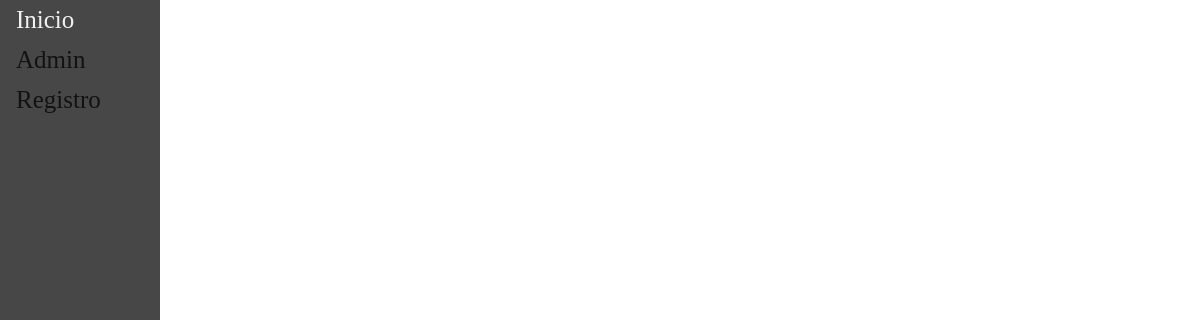
Before: / with the older database file.
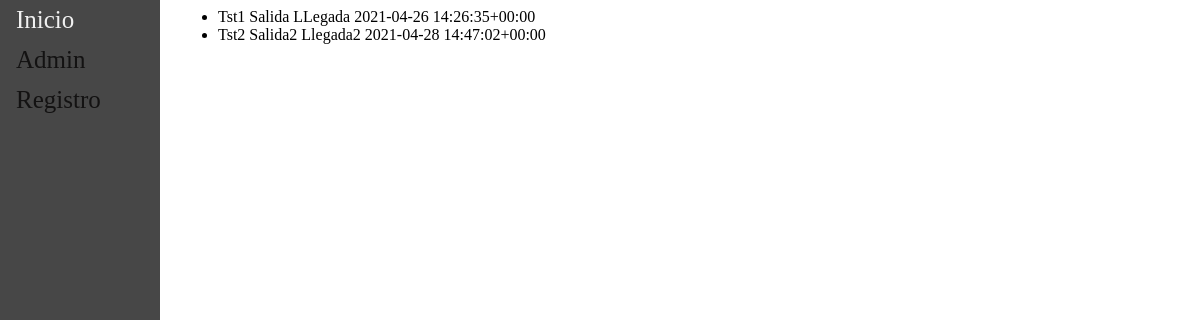
After: the same page with the newer database file.
### main/models.py (models this page shows)
class viaje(models.Model):
    descripcion = models.CharField(max_length=100)
    fecha = models.DateTimeField()
    lugar_salida = models.CharField(max_length=100)
    lugar_llegada = models.CharField(max_length=100)
    chofer =  models.ForeignKey(chofer, default=None, on_delete=models.CASCADE)
    combi =  models.ForeignKey(combi, default=None, on_delete=models.CASCADE)
    insumo = models.ForeignKey(insumo, default=None, on_delete=models.CASCADE) #falta correguir
    def __str__(self):
        return (self.descripcion+" "+self.lugar_salida+" "+self.lugar_llegada+" "+str(self.fecha))

### main/views.py (the view)
# urls.py: path("", views.home, name="home"),
def home(response):
    listaViaje = viaje.objects.all()
    return render(response, "main/home.html", {"listaViaje":listaViaje})

### main/templates/main/home.html (shortened to what this page needs)
{% extends 'main/base.html' %}
{% block content %}
<ul>
    {%for viaje in listaViaje %}
        <li>{{viaje}}</li>
    {% endfor %}
</ul>
{% endblock content %}

### main/templates/main/base.html (shortened to what this page needs)
<html>
<head>
</head>
<body>
	<div class= "sidebar">
		<a href="/">Inicio</a>
		<a href="/admin">Admin</a>
		<a href="/registrarse">Registro</a>
	</div>
	<div id="content", name="content", class="main">
		{% block content %}{% endblock content %}
	</div>
</body>
</html>

### main/templates/main/base.html (style rules this page uses)
.sidebar { height:100%; width:160px; position: fixed; z-index:1; top:0; left:0; background-color:rgb(71, 71, 71); overflow:hidden; padding-top:20x; }
.sidebar a { padding:6px 8px 6px 16px; text-decoration:none; font-family:Tahoma; font-size: 25px; color: #131212; display:block; }
.main { margin-left:160px; padding:0px 10px; }

Changed rows visible on the page:
added viaje: descripcion+lugar_salida+lugar_llegada "Tst1 Salida LLegada 2021-04-26 14:26:35+00:00"
added viaje: descripcion+lugar_salida+lugar_llegada "Tst2 Salida2 Llegada2 2021-04-28 14:47:02+00:00"
